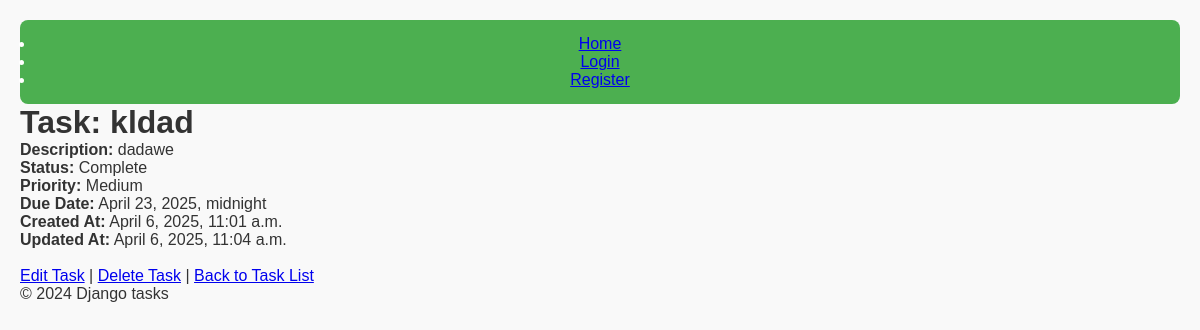
The app's page /tasks/7/ (signed in) with its own data.
### tasks/models.py (models this page shows, shortened)
class Task(models.Model):
    PRIORITY_CHOICES = [
        ('LOW', 'Low'),
        ('MEDIUM', 'Medium'),
        ('HIGH', 'High'),
    ]
    STATUS_CHOICES = [
        ('COMPLETE', 'Complete'),
        ('INCOMPLETE', 'Incomplete'),
    ]
    title = models.CharField(max_length=200)
    description = models.TextField(blank=True, null=True)
    status = models.CharField(max_length=10,choices= STATUS_CHOICES ,default='INCOMPLETE')
    due_date = models.DateTimeField(blank=True, null=True)
    priority = models.CharField(max_length=10,choices=PRIORITY_CHOICES,default='MEDIUM')
    user = models.ForeignKey( CustomUser, on_delete=models.CASCADE, related_name='tasks')
    created_at = models.DateTimeField(auto_now_add=True)
    updated_at = models.DateTimeField(auto_now=True)
    class Meta:
        ordering = ['priority','-due_date']  #tasks first by priority then date due
    def status_display(self):
        return "Complete" if self.status else "Incomplete"

### tasks/views.py (the view)
# urls.py: path('<int:pk>/', task_detail, name='task_detail'),
@login_required
def task_detail(request, pk):
    task = get_object_or_404(Task, pk=pk, user=request.user)
    return render(request, 'tasks/task_detail.html', {'task': task})

### tasks/authentications.py (called while the page is built)
    def get_user(self, user_id):
        User = get_user_model()
        try:
            return User.objects.get(pk=user_id)  # Retrieve user by ID
        except User.DoesNotExist:
            return None                          # Return None if the user is not found

### tasks/templates/tasks/task_detail.html
{% extends 'tasks/base.html' %}
{% block content %}
  <h1>Task: {{ task.title }}</h1>
  <p><strong>Description:</strong> {{ task.description }}</p>
  <p><strong>Status:</strong> {{ task.status_display }}</p>
  <p><strong>Priority:</strong> {{ task.get_priority_display }}</p>
  <p><strong>Due Date:</strong> {{ task.due_date }}</p>
  <p><strong>Created At:</strong> {{ task.created_at }}</p>
  <p><strong>Updated At:</strong> {{ task.updated_at }}</p>
  <br>
  <a href="{% url 'task_update' task.pk %}">Edit Task</a> |
  <a href="{% url 'task_delete' task.pk %}">Delete Task</a> |
  <a href="{% url 'task_list' %}">Back to Task List</a>
{% endblock %}

### static/css/tasks.css (style rules this page uses)
* { margin: 0; padding: 0; box-sizing: border-box; }
body { font-family: Arial, sans-serif; background-color: #f9f9f9; color: #333; padding: 20px; }

### records on screen
Task: title "kldad", description "dadawe", status_display "Complete", priority "Medium", due_date "April 23, 2025, midnight", created_at "April 6, 2025, 11:01 a.m.", updated_at "April 6, 2025, 11:04 a.m."
